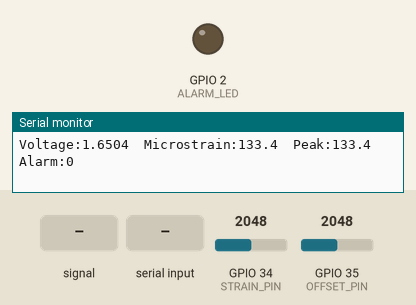
Simulated run of this sketch. Board: ESP32. Parts: output pins drawn as LEDs (lit = HIGH), the last lines printed to the serial monitor. The test bench sets the inputs (shaded band); at power-on: GPIO 34 (STRAIN_PIN) = 2048, GPIO 35 (OFFSET_PIN) = 2048.

Above: at 2.2 s.
2.3 s: GPIO 34 (STRAIN_PIN) fed a 2 Hz sine of ±1228 counts around its level
At 2.63 s:
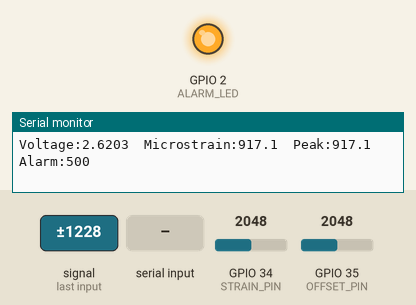
5.3 s: GPIO 34 (STRAIN_PIN) set to 2866
At 6.6 s:
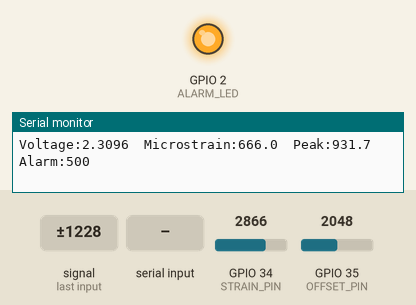
8.3 s: "c" received over Serial
At 9.4 s:
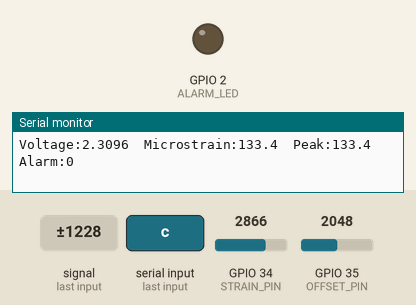
9.8 s: GPIO 34 (STRAIN_PIN) set to 3398
11.3 s: GPIO 34 (STRAIN_PIN) set to 3501
At 12.4 s:
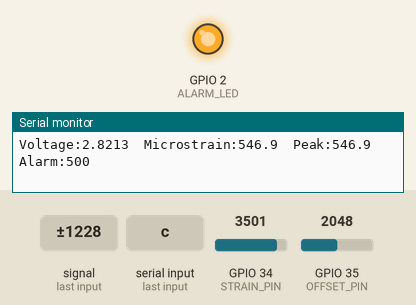
Timing chart, 0 to 13.8 s (numbered marks = the images above; inputs shaded):
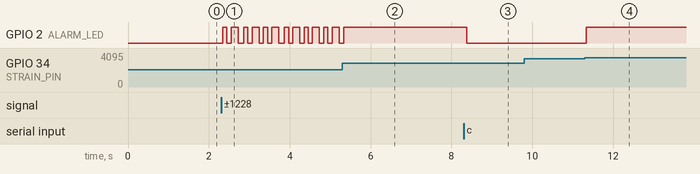

The sketch:

strain_gauge_sim.ino
```cpp
#include <Arduino.h>

#define STRAIN_PIN     34
#define OFFSET_PIN     35
#define ALARM_LED      2

const float VEX          = 5.0;
const float AMP_GAIN     = 495.0;
const float GAUGE_FACTOR = 2.0;
const int   AVG_SAMPLES  = 64;
const float WARN_THRESH  = 500.0;

float baseline_V  = 0.0;
float peakStrain  = 0.0;
float minStrain   = 0.0;
unsigned long lastPrint   = 0;
unsigned long lastSummary = 0;
unsigned long startTime   = 0;

float readVoltage(int pin) {
  long sum = 0;
  for (int i = 0; i < AVG_SAMPLES; i++) sum += analogRead(pin);
  return (sum / (float)AVG_SAMPLES / 4095.0) * 3.3;
}

float toMicrostrain(float V) {
  float dV = V - baseline_V;
  return (4.0 * dV / (AMP_GAIN * GAUGE_FACTOR * VEX)) * 1e6;
}

void calibrate() {
  Serial.println(">> Calibrating baseline...");
  long sum = 0;
  for (int i = 0; i < 256; i++) sum += analogRead(STRAIN_PIN);
  baseline_V = (sum / 256.0 / 4095.0) * 3.3;
  peakStrain = 0.0;
  minStrain  = 0.0;
  Serial.print(">> Baseline set: ");
  Serial.println(baseline_V, 5);
}

void setup() {
  Serial.begin(115200);
  analogSetAttenuation(ADC_11db);
  pinMode(ALARM_LED, OUTPUT);
  digitalWrite(ALARM_LED, LOW);
  Serial.println("============================================");
  Serial.println("  Strain Gauge DAQ -- Wokwi Simulation");
  Serial.println("  Vaibhav Parashari | IIT Madras");
  Serial.println("============================================");
  Serial.println("POT1=strain  POT2=offset  c=calibrate  r=reset");
  Serial.println("--------------------------------------------");
  delay(1000);
  calibrate();
  startTime = millis();
}

void loop() {
  float V      = readVoltage(STRAIN_PIN);
  float offset = readVoltage(OFFSET_PIN) * 0.1;
  float us     = toMicrostrain(V + offset);

  if (us > peakStrain) peakStrain = us;
  if (us < minStrain)  minStrain  = us;

  bool alarm = (abs(us) > WARN_THRESH);
  digitalWrite(ALARM_LED, alarm ? HIGH : LOW);

  if (millis() - lastPrint >= 100) {
    String out = "Voltage:" + String(V, 4);
    out += "\tMicrostrain:" + String(us, 1);
    out += "\tPeak:" + String(peakStrain, 1);
    out += "\tAlarm:" + String(alarm ? 500 : 0);
    Serial.println(out);
    lastPrint = millis();
  }

  if (millis() - lastSummary >= 5000) {
    Serial.println("----------");
    Serial.print("Live: ");   Serial.print(us, 2);         Serial.println(" ue");
    Serial.print("Peak+: ");  Serial.print(peakStrain, 2); Serial.println(" ue");
    Serial.print("Peak-: ");  Serial.print(minStrain, 2);  Serial.println(" ue");
    Serial.print("Volts: ");  Serial.println(V, 5);
    Serial.print("Uptime: "); Serial.print((millis()-startTime)/1000.0, 1);
    Serial.println(" s");
    Serial.println("----------");
    lastSummary = millis();
  }

  if (Serial.available()) {
    char cmd = Serial.read();
    if (cmd == 'c' || cmd == 'C') calibrate();
    if (cmd == 'r' || cmd == 'R') {
      peakStrain = 0;
      minStrain  = 0;
      Serial.println(">> Peak reset.");
    }
  }

  delay(20);
}
```

Measured:
- the behaviour switches between 3429 and 3430 on GPIO 34 (STRAIN_PIN) (found by bisection; images 3 and 4)
- after the input at 2.3 s, GPIO 2 (ALARM_LED): LOW → HIGH at once, then repeats every 0.52 s: LOW 0.10 s, HIGH 0.17 s, LOW 0.14 s, HIGH 0.10 s
- after the input at 5.3 s, GPIO 2 (ALARM_LED): goes on until 5.3 s, then stays HIGH
- after the input at 8.3 s, GPIO 2 (ALARM_LED): HIGH → LOW after 0.08 s
- after the input at 11.3 s, GPIO 2 (ALARM_LED): LOW → HIGH at once
